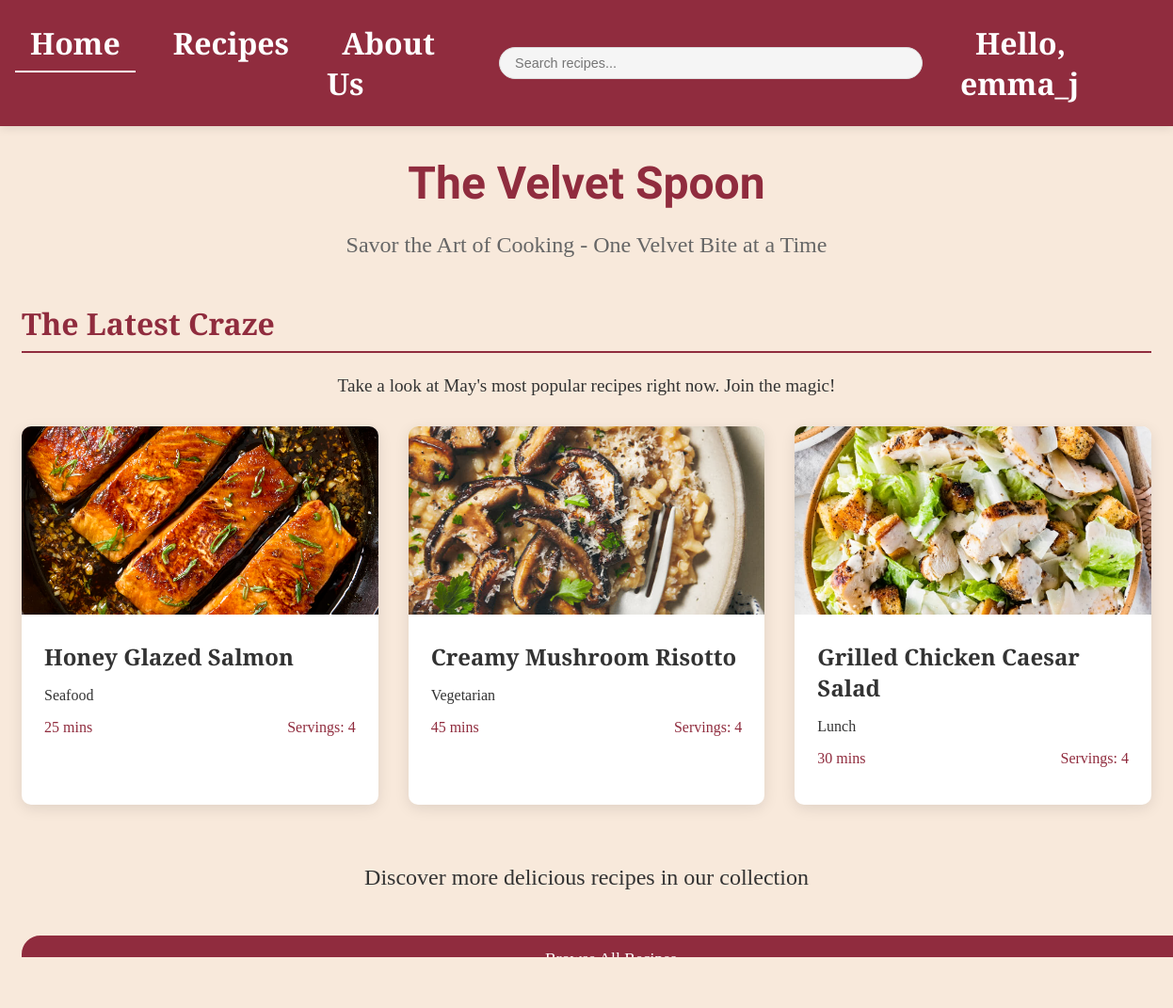
/dashboard.php (signed in), run on the app's committed database.
### tables this page shows
CREATE TABLE `recipes` (
  `id` int(11) NOT NULL,
  `title` varchar(255) NOT NULL,
  `image_path` varchar(255) DEFAULT NULL,
  `rating` decimal(2,1) DEFAULT '0.0',
  `rating_count` int(11) DEFAULT '0',
  `prep_time` int(11) NOT NULL COMMENT 'in minutes',
  `cook_time` int(11) NOT NULL COMMENT 'in minutes',
  `servings` int(11) NOT NULL,
  `category` varchar(100) DEFAULT NULL,
  `created_at` timestamp NOT NULL DEFAULT CURRENT_TIMESTAMP
);

### dashboard.php (the view, shortened to what this page needs)
<?php
include 'db.php';
$sql = "SELECT * FROM recipes ORDER BY created_at DESC LIMIT 3";
$result = $conn->query($sql);
?>
<!DOCTYPE html>
<html lang="en">
<head>
    <link rel="stylesheet" href="styles.css">
</head>
<body>
    <nav>
        <ul>
            <li class="active"><a href="dashboard.php">Home</a></li>
            <li><a href="recipes.php">Recipes</a></li>
            <li><a href="about.php">About Us</a></li>
            <li class="search-bar">
                <form action="search.php" method="GET">
                    <input type="text" placeholder="Search recipes..." name="q">
                </form>
            </li>
            <?php if(isset($_SESSION['username'])): ?>
                <li><a href="account.php" class="username-link">Hello, <?php echo htmlspecialchars($_SESSION['username']); ?></a></li>
            <?php else: ?>
                <li><a href="login.php">Sign Up/In</a></li>
            <?php endif; ?>
        </ul>
    </nav>
    <div class="dashboard">
        <div class="dashboard-header">
            <h1 class="dashboard-title">The Velvet Spoon</h1>
            <p class="dashboard-subtitle">Savor the Art of Cooking - One Velvet Bite at a Time</p>
        </div>
        <div class="featured-section">
            <h2 class="section-title">The Latest Craze</h2>
            <p style="font-size: 1.2rem; margin-bottom: 2rem; text-align: center;">Take a look at <?php echo date('F'); ?>'s most popular recipes right now. Join the magic!</p>
            <div class="recipe-grid">
                <?php if ($result->num_rows > 0): ?>
                    <?php while($recipe = $result->fetch_assoc()): ?>
                    <div class="recipe-card" onclick="window.location.href='recipe.php?id=<?php echo $recipe['id']; ?>'">
                        <a href="recipe.php?id=<?php echo $recipe['id']; ?>">
                            <img src="<?php echo htmlspecialchars($recipe['image_path']); ?>" alt="<?php echo htmlspecialchars($recipe['title']); ?>" class="recipe-image">
                            <div class="recipe-info">
                                <h3 class="recipe-title"><?php echo htmlspecialchars($recipe['title']); ?></h3>
                                <p class="recipe-category"><?php echo htmlspecialchars($recipe['category']); ?></p>
                                <div class="recipe-meta">
                                    <span><?php echo ($recipe['prep_time'] + $recipe['cook_time']); ?> mins</span>
                                    <span>Servings: <?php echo $recipe['servings']; ?></span>
                                </div>
                            </div>
                        </a>
                    </div>
                    <?php endwhile; ?>
                <?php else: ?>
                    <div class="error">No recipes found in the database.</div>
                <?php endif; ?>
            </div>
        </div>
        <div class="cta-section">
            <p class="cta-text">Discover more delicious recipes in our collection</p>
            <a href="recipes.php" class="btn">Browse All Recipes</a>
        </div>
    </div>
</body>
</html>

### styles.css (style rules this page uses)
body { font-family: 'Josefin Slab', serif; margin: 0; padding: 0; background-color: #F8E9DB; color: #333; }
nav { background-color: #902C3E; box-shadow: 0 2px 10px rgba(0,0,0,0.1); padding: 1.5rem 1rem; }
nav ul { list-style: none; display: flex; justify-content: center; margin: 0; padding: 0; gap: 2rem; }
nav li { margin: 0; }
nav a { text-decoration: none; color: #ffff; font-weight: 600; font-size: 2.0rem; padding: 0.5rem 1rem; transition: all 0.3s ease; }
nav .active a { color: #ffff; border-bottom: 2px solid #ffff; }
nav .search-bar { margin: 0 1rem; display: flex; align-items: center; }
nav .search-bar form { display: flex; align-items: center; position: relative; }
nav .search-bar input { padding: 0.5rem 1rem; padding-right: 2rem; border: 1px solid #ddd; border-radius: 20px; font-size: 0.9rem; width: 400px; transition: width 0.3s ease; background-color: #f5f5f5; }
nav ul { gap: 1.5rem; }
.btn { background-color: transparent; color: #000; border: 2px solid #902C3E; padding: 1rem 2rem; border-radius: 24px; font-size: 1.1rem; cursor: pointer; width: 100%; margin: 1.5rem 0; font-weight: 500; transition: all 0.3s ease; }
.dashboard { max-width: 1200px; margin: 2rem auto; padding: 0 1rem; }
.dashboard-header { text-align: center; margin-bottom: 3rem; }
.dashboard-title { font-family: 'Jacques Francois Shadow', serif; color: #902C3E; font-size: 3rem; margin-bottom: 0.5rem; }
.dashboard-subtitle { font-size: 1.5rem; color: #666; font-weight: 300; text-align: center; }
.featured-section { margin-bottom: 4rem; }
.section-title { font-size: 2rem; color: #902C3E; margin-bottom: 1.5rem; border-bottom: 2px solid #902C3E; padding-bottom: 0.5rem; }
.recipe-grid { display: grid; grid-template-columns: repeat(auto-fill, minmax(280px, 1fr)); gap: 2rem; }
.recipe-card { background: transparent; border-radius: 10px; overflow: hidden; box-shadow: 0 4px 15px rgba(0,0,0,0.1); transition: transform 0.3s ease; }
.recipe-image { width: 100%; height: 200px; object-fit: cover; }
.recipe-info { padding: 1.5rem; }
.recipe-title { font-size: 1.5rem; margin: 0 0 0.5rem 0; color: #333; }
.recipe-meta { display: flex; justify-content: space-between; color: #902C3E; font-weight: 500; }
.cta-section { text-align: center; margin: 4rem 0; }
.cta-text { font-size: 1.5rem; margin-bottom: 1.5rem; color: #333; }
.recipe-grid { display: grid; grid-template-columns: repeat(auto-fill, minmax(280px, 1fr)); gap: 2rem; margin-top: 2rem; }
.recipe-card { background: white; border-radius: 10px; overflow: hidden; box-shadow: 0 4px 15px rgba(0,0,0,0.1); transition: transform 0.3s ease; }
.recipe-meta { display: flex; justify-content: space-between; color: #902C3E; font-weight: 500; margin-bottom: 1rem; }
.btn { background-color: #902C3E; color: white; padding: 0.75rem 1.5rem; border-radius: 20px; text-decoration: none; display: inline-block; transition: background-color 0.3s; }

### dashboard.php (style rules this page uses)
.recipe-card { cursor: pointer; transition: transform 0.3s ease; }
.recipe-card a { text-decoration: none; color: inherit; display: block; height: 100%; }

### data on the page
recipes: image_path (picture), title "Honey Glazed Salmon", category "Seafood", $recipe['prep_time'] + $recipe['cook_time'] "25", servings "4"
recipes: image_path (picture), title "Creamy Mushroom Risotto", category "Vegetarian", $recipe['prep_time'] + $recipe['cook_time'] "45", servings "4"
recipes: image_path (picture), title "Grilled Chicken Caesar Salad", category "Lunch", $recipe['prep_time'] + $recipe['cook_time'] "30", servings "4"

### other printed values
$_SESSION['username'] "emma_j"
